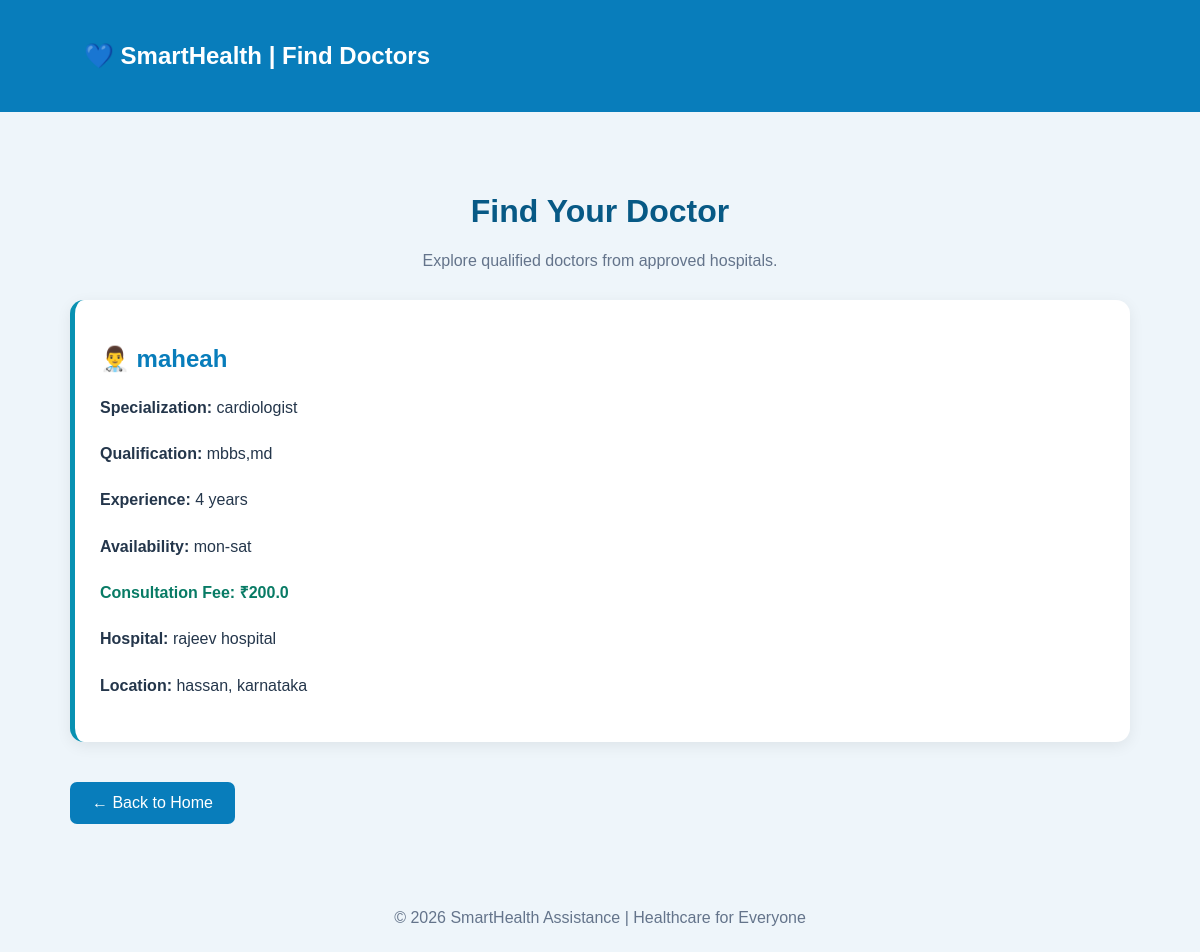
Page /doctors on the committed database.
### tables this page shows
CREATE TABLE doctors (
            id INTEGER PRIMARY KEY AUTOINCREMENT,
            hospital_id INTEGER NOT NULL,
            doctor_name TEXT NOT NULL,
            specialization TEXT NOT NULL,
            qualification TEXT NOT NULL,
            experience INTEGER,
            availability TEXT,
            consultation_fee REAL
        );

CREATE TABLE hospitals (
            id INTEGER PRIMARY KEY AUTOINCREMENT,
            hospital_name TEXT NOT NULL,
            email TEXT UNIQUE NOT NULL,
            password TEXT NOT NULL,
            phone TEXT NOT NULL,
            address TEXT NOT NULL,
            city TEXT NOT NULL,
            state TEXT NOT NULL,
            latitude REAL,
            longitude REAL,
            status TEXT DEFAULT 'pending'
        );

### app.py (the view)
@app.route("/doctors")
def doctors():
    conn = get_db()
    doctors_list = conn.execute("""
        SELECT doctors.*, hospitals.hospital_name,
               hospitals.city, hospitals.state
        FROM doctors
        JOIN hospitals
        ON doctors.hospital_id = hospitals.id
        WHERE hospitals.status = 'approved'
        ORDER BY doctors.doctor_name
    """).fetchall()
    conn.close()
    return render_template(
        "doctors.html",
        doctors=doctors_list
    )

### app.py (called while the page is built)
def get_db():
    conn = sqlite3.connect(DATABASE)
    conn.row_factory = sqlite3.Row
    return conn

### templates/doctors.html (shortened to what this page needs)
<!DOCTYPE html>
<html lang="en">
<head>
</head>
<body>
<header>
    <h2>💙 SmartHealth | Find Doctors</h2>
</header>
<div class="container">
<h1>Find Your Doctor</h1>
<p class="subtitle">
Explore qualified doctors from approved hospitals.
</p>
{% if doctors %}
    {% for doctor in doctors %}
    <div class="doctor-card">
        <h2>👨‍⚕️ {{ doctor.doctor_name }}</h2>
        <div class="info">
            <p><b>Specialization:</b>
            {{ doctor.specialization }}</p>
            <p><b>Qualification:</b>
            {{ doctor.qualification }}</p>
            <p><b>Experience:</b>
            {{ doctor.experience }} years</p>
            <p><b>Availability:</b>
            {{ doctor.availability or 'Not specified' }}</p>
            <p class="fee">
            Consultation Fee: ₹{{ doctor.consultation_fee }}
            </p>
            <p><b>Hospital:</b>
            {{ doctor.hospital_name }}</p>
            <p><b>Location:</b>
            {{ doctor.city }}, {{ doctor.state }}</p>
        </div>
    </div>
    {% endfor %}
{% else %}
    <div class="empty">
        <h2>No Doctors Available</h2>
        <p>Approved hospitals have not registered doctors yet.</p>
    </div>
{% endif %}
<a href="{{ url_for('home') }}" class="back">
    ← Back to Home
</a>
</div>
<footer>
    © 2026 SmartHealth Assistance | Healthcare for Everyone
</footer>
</body>
</html>

### templates/doctors.html (style rules this page uses)
* { box-sizing: border-box; }
body { margin: 0; font-family: Arial, sans-serif; background: #eef5fa; color: #24364b; }
header { background: #087dbb; color: white; padding: 22px 7%; }
.container { max-width: 1100px; margin: 40px auto; padding: 20px; }
h1 { text-align: center; color: #075985; }
.subtitle { text-align: center; color: #64748b; margin-bottom: 30px; }
.doctor-card { background: white; padding: 25px; margin-bottom: 20px; border-radius: 14px; box-shadow: 0 4px 15px #00000012; border-left: 5px solid #0891b2; }
.doctor-card h2 { color: #087dbb; }
.info { line-height: 1.9; }
.fee { color: #087b65; font-weight: bold; }
.back { display: inline-block; margin-top: 20px; background: #087dbb; color: white; padding: 12px 22px; border-radius: 7px; text-decoration: none; }
footer { text-align: center; padding: 25px; color: #64748b; }

### rows in the picture
doctors: doctor_name "maheah", specialization "cardiologist", qualification "mbbs,md", experience "4", availability "mon-sat", consultation_fee "200.0", hospital_name "rajeev hospital", city "hassan", state "karnataka"
